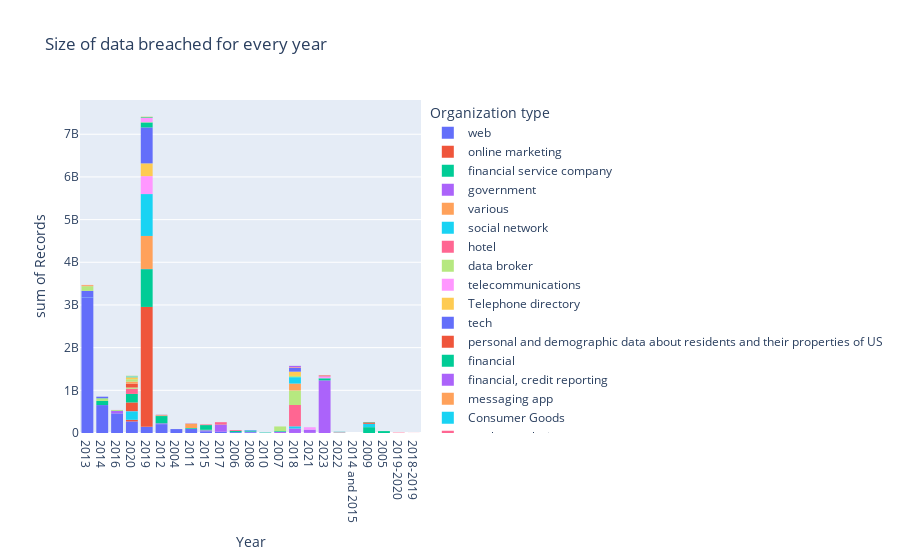

Notebook cell for this chart:
### Code cell
px.histogram(dataset, x='Year', y='Records', color='Organization type', title='Size of data breached for every year')

### Figure 1 — Plotly figure (JSON) as saved in the notebook; plotly's stock layout.template omitted (floating-point values rounded to 4 significant figures)
{"data": [{"alignmentgroup": "True", "bingroup": "x", "histfunc": "sum", "hovertemplate": "Organization type=web<br>Year=%{x}<br>sum of Records=%{y}<extra></extra>", "legendgroup": "web", "marker": {"color": "#636efa", "pattern": {"shape": ""}}, "name": "web", "offsetgroup": "web", "orientation": "v", "showlegend": true, "type": "histogram", "x": ["2013", "2014", "2016", "2020", "2014", "2019", "2012", "2004", "2012", "2013", "2013", "2013", "2016", "2011", "2015", "2017", "2011", "2012", "2006", "2008", "2011", "2011", "2012", "2012", "2015", "2011", "2014", "2019", "2016", "2014", "2010", "2015", "2007", "2016", "2010", "2020", "2011", "2013", "2018", "2014", "2014", "2013", "2012", "2012", "2021", "2021", "2013", "2014", "2011", "2016"], "xaxis": "x", "y": [3000000000, 500000000, 412214295, 270000000, 145000000, 140000000, 98167935, 92000000, 68648009, 65469298, 50000000, 50000000, 43430316, 35000000, 32000000, 28722877, 28000000, 24000000, 20000000, 18000000, 13200000, 10000000, 8000000, 8000000, 6054459, 6000000, 5000000, 4900000, 2500000, 2400000, 2300000, 2300000, 1600000, 1500000, 1500000, 1381735, 1000000, 1000000, 880000, 860000, 600000, 500000, 450000, 420000, 300000, 300000, 250000, 76000, 62000, 8800], "yaxis": "y"}, {"alignmentgroup": "True", "bingroup": "x", "histfunc": "sum", "hovertemplate": "Organization type=online marketing<br>Year=%{x}<br>sum of Records=%{y}<extra></extra>", "legendgroup": "online marketing", "marker": {"color": "#EF553B", "pattern": {"shape": ""}}, "name": "online marketing", "offsetgroup": "online marketing", "orientation": "v", "showlegend": true, "type": "histogram", "x": ["2019", "2019", "2020"], "xaxis": "x", "y": [2000000000, 809000000, 38000000], "yaxis": "y"}, {"alignmentgroup": "True", "bingroup": "x", "histfunc": "sum", "hovertemplate": "Organization type=financial service company<br>Year=%{x}<br>sum of Records=%{y}<extra></extra>", "legendgroup": "financial service company", "marker": {"color": "#00cc96", "pattern": {"shape": ""}}, "name": "financial service company", "offsetgroup": "financial service company", "orientation": "v", "showlegend": true, "type": "histogram", "x": ["2019"], "xaxis": "x", "y": [885000000], "yaxis": "y"}, {"alignmentgroup": "True", "bingroup": "x", "histfunc": "sum", "hovertemplate": "Organization type=government<br>Year=%{x}<br>sum of Records=%{y}<extra></extra>", "legendgroup": "government", "marker": {"color": "#ab63fa", "pattern": {"shape": ""}}, "name": "government", "offsetgroup": "government", "orientation": "v", "showlegend": true, "type": "histogram", "x": ["2023", "2023", "2018", "2016", "2023", "2018", "2023", "2007", "2015", "2012", "2012", "2008", "2019", "2008", "2011", "2007", "2012", "2008", "2008", "2023", "2012", "2015", "2010", "2010", "2011", "2011", "2013", "2011", "2020", "2013", "2007", "2008", "2008", "2016", "2013"], "xaxis": "x", "y": [810000000, 337225463, 60000000, 55000000, 50000000, 45000000, 34900867, 25000000, 21500000, 9000000, 6500000, 6000000, 5000000, 3950000, 3500000, 3000000, 2434899, 1700000, 1600000, 1279437, 800000, 680000, 392000, 251000, 210000, 180000, 160000, 123461, 104000, 100000, 89000, 84000, 50500, 30000, 16000], "yaxis": "y"}, {"alignmentgroup": "True", "bingroup": "x", "histfunc": "sum", "hovertemplate": "Organization type=various<br>Year=%{x}<br>sum of Records=%{y}<extra></extra>", "legendgroup": "various", "marker": {"color": "#FFA15A", "pattern": {"shape": ""}}, "name": "various", "offsetgroup": "various", "orientation": "v", "showlegend": true, "type": "histogram", "x": ["2019", "2022"], "xaxis": "x", "y": [773000000, 6400000], "yaxis": "y"}, {"alignmentgroup": "True", "bingroup": "x", "histfunc": "sum", "hovertemplate": "Organization type=social network<br>Year=%{x}<br>sum of Records=%{y}<extra></extra>", "legendgroup": "social network", "marker": {"color": "#19d3f3", "pattern": {"shape": ""}}, "name": "social network", "offsetgroup": "social network", "orientation": "v", "showlegend": true, "type": "histogram", "x": ["2019", "2019", "2020", "2019", "2018", "2013", "2019", "2018"], "xaxis": "x", "y": [540000000, 267000000, 200000000, 173000000, 50000000, 6000000, 1500000, 500000], "yaxis": "y"}, {"alignmentgroup": "True", "bingroup": "x", "histfunc": "sum", "hovertemplate": "Organization type=hotel<br>Year=%{x}<br>sum of Records=%{y}<extra></extra>", "legendgroup": "hotel", "marker": {"color": "#FF6692", "pattern": {"shape": ""}}, "name": "hotel", "offsetgroup": "hotel", "orientation": "v", "showlegend": true, "type": "histogram", "x": ["2018", "2020", "2014 and 2015"], "xaxis": "x", "y": [500000000, 5200000, 363000], "yaxis": "y"}, {"alignmentgroup": "True", "bingroup": "x", "histfunc": "sum", "hovertemplate": "Organization type=data broker<br>Year=%{x}<br>sum of Records=%{y}<extra></extra>", "legendgroup": "data broker", "marker": {"color": "#B6E880", "pattern": {"shape": ""}}, "name": "data broker", "offsetgroup": "data broker", "orientation": "v", "showlegend": true, "type": "histogram", "x": ["2018"], "xaxis": "x", "y": [340000000], "yaxis": "y"}, {"alignmentgroup": "True", "bingroup": "x", "histfunc": "sum", "hovertemplate": "Organization type=telecommunications<br>Year=%{x}<br>sum of Records=%{y}<extra></extra>", "legendgroup": "telecommunications", "marker": {"color": "#FF97FF", "pattern": {"shape": ""}}, "name": "telecommunications", "offsetgroup": "telecommunications", "orientation": "v", "showlegend": true, "type": "histogram", "x": ["2019", "2019", "2022"], "xaxis": "x", "y": [320000000, 100000000, 9800000], "yaxis": "y"}, {"alignmentgroup": "True", "bingroup": "x", "histfunc": "sum", "hovertemplate": "Organization type=Telephone directory<br>Year=%{x}<br>sum of Records=%{y}<extra></extra>", "legendgroup": "Telephone directory", "marker": {"color": "#FECB52", "pattern": {"shape": ""}}, "name": "Telephone directory", "offsetgroup": "Telephone directory", "orientation": "v", "showlegend": true, "type": "histogram", "x": ["2019"], "xaxis": "x", "y": [299055000], "yaxis": "y"}, {"alignmentgroup": "True", "bingroup": "x", "histfunc": "sum", "hovertemplate": "Organization type=tech<br>Year=%{x}<br>sum of Records=%{y}<extra></extra>", "legendgroup": "tech", "marker": {"color": "#636efa", "pattern": {"shape": ""}}, "name": "tech", "offsetgroup": "tech", "orientation": "v", "showlegend": true, "type": "histogram", "x": ["2019", "2019", "2019", "2013", "2019", "2019", "2013", "2013", "2013", "2014", "2009", "2015", "2021", "2014"], "xaxis": "x", "y": [275000000, 250000000, 202000000, 152000000, 108000000, 7500000, 2000000, 1000000, 1000000, 1000000, 573000, 500000, 275000, 50000], "yaxis": "y"}, {"alignmentgroup": "True", "bingroup": "x", "histfunc": "sum", "hovertemplate": "Organization type=personal and demographic data about residents and their properties of US<br>Year=%{x}<br>sum of Records=%{y}<extra></extra>", "legendgroup": "personal and demographic data about residents and their properties of US", "marker": {"color": "#EF553B", "pattern": {"shape": ""}}, "name": "personal and demographic data about residents and their properties of US", "offsetgroup": "personal and demographic data about residents and their properties of US", "orientation": "v", "showlegend": true, "type": "histogram", "x": ["2020"], "xaxis": "x", "y": [201000000], "yaxis": "y"}, {"alignmentgroup": "True", "bingroup": "x", "histfunc": "sum", "hovertemplate": "Organization type=financial<br>Year=%{x}<br>sum of Records=%{y}<extra></extra>", "legendgroup": "financial", "marker": {"color": "#00cc96", "pattern": {"shape": ""}}, "name": "financial", "offsetgroup": "financial", "orientation": "v", "showlegend": true, "type": "histogram", "x": ["2020", "2012", "2009", "2019", "2014", "2005", "2023", "2014", "2008", "2019", "2007", "2008", "2012", "2007", "2009", "2015", "2005", "2010", "2012", "2010", "2006", "2011", "2008", "2005", "2007", "2006", "2015", "2010", "2011", "2012", "2005", "2013", "2005", "2019", "2016", "2011", "2020"], "xaxis": "x", "y": [200000000, 160000000, 130000000, 106000000, 76000000, 40000000, 40000000, 20000000, 12500000, 9700000, 8500000, 8000000, 7000000, 6300000, 5000000, 4600000, 3900000, 3300000, 3000000, 2600000, 2600000, 2500000, 1500000, 1200000, 1000000, 960000, 720000, 400000, 360083, 260000, 200000, 150000, 125000, 98000, 60000, 34000, 30000], "yaxis": "y"}, {"alignmentgroup": "True", "bingroup": "x", "histfunc": "sum", "hovertemplate": "Organization type=financial, credit reporting<br>Year=%{x}<br>sum of Records=%{y}<extra></extra>", "legendgroup": "financial, credit reporting", "marker": {"color": "#ab63fa", "pattern": {"shape": ""}}, "name": "financial, credit reporting", "offsetgroup": "financial, credit reporting", "orientation": "v", "showlegend": true, "type": "histogram", "x": ["2017"], "xaxis": "x", "y": [163119000], "yaxis": "y"}, {"alignmentgroup": "True", "bingroup": "x", "histfunc": "sum", "hovertemplate": "Organization type=messaging app<br>Year=%{x}<br>sum of Records=%{y}<extra></extra>", "legendgroup": "messaging app", "marker": {"color": "#FFA15A", "pattern": {"shape": ""}}, "name": "messaging app", "offsetgroup": "messaging app", "orientation": "v", "showlegend": true, "type": "histogram", "x": ["2018"], "xaxis": "x", "y": [162000000], "yaxis": "y"}, {"alignmentgroup": "True", "bingroup": "x", "histfunc": "sum", "hovertemplate": "Organization type=Consumer Goods<br>Year=%{x}<br>sum of Records=%{y}<extra></extra>", "legendgroup": "Consumer Goods", "marker": {"color": "#19d3f3", "pattern": {"shape": ""}}, "name": "Consumer Goods", "offsetgroup": "Consumer Goods", "orientation": "v", "showlegend": true, "type": "histogram", "x": ["2018"], "xaxis": "x", "y": [150000000], "yaxis": "y"}, {"alignmentgroup": "True", "bingroup": "x", "histfunc": "sum", "hovertemplate": "Organization type=market analysis<br>Year=%{x}<br>sum of Records=%{y}<extra></extra>", "legendgroup": "market analysis", "marker": {"color": "#FF6692", "pattern": {"shape": ""}}, "name": "market analysis", "offsetgroup": "market analysis", "orientation": "v", "showlegend": true, "type": "histogram", "x": ["2020"], "xaxis": "x", "y": [120000000], "yaxis": "y"}, {"alignmentgroup": "True", "bingroup": "x", "histfunc": "sum", "hovertemplate": "Organization type=retail<br>Year=%{x}<br>sum of Records=%{y}<extra></extra>", "legendgroup": "retail", "marker": {"color": "#B6E880", "pattern": {"shape": ""}}, "name": "retail", "offsetgroup": "retail", "orientation": "v", "showlegend": true, "type": "histogram", "x": ["2013", "2007", "2014", "2020", "2018", "2016", "2007", "2019", "2015", "2007", "2014", "2005", "2015", "2014", "2007", "2019", "2011", "2015", "2011", "2008", "2022"], "xaxis": "x", "y": [110000000, 94000000, 56000000, 30000000, 28517244, 20000000, 8637405, 6800000, 5000000, 4200000, 3000000, 1400000, 1300000, 1100000, 800000, 461091, 283000, 250000, 200000, 97000, 95000], "yaxis": "y"}, {"alignmentgroup": "True", "bingroup": "x", "histfunc": "sum", "hovertemplate": "Organization type=local search<br>Year=%{x}<br>sum of Records=%{y}<extra></extra>", "legendgroup": "local search", "marker": {"color": "#FF97FF", "pattern": {"shape": ""}}, "name": "local search", "offsetgroup": "local search", "orientation": "v", "showlegend": true, "type": "histogram", "x": ["2019"], "xaxis": "x", "y": [100000000], "yaxis": "y"}, {"alignmentgroup": "True", "bingroup": "x", "histfunc": "sum", "hovertemplate": "Organization type=Question & Answer<br>Year=%{x}<br>sum of Records=%{y}<extra></extra>", "legendgroup": "Question & Answer", "marker": {"color": "#FECB52", "pattern": {"shape": ""}}, "name": "Question & Answer", "offsetgroup": "Question & Answer", "orientation": "v", "showlegend": true, "type": "histogram", "x": ["2018"], "xaxis": "x", "y": [100000000], "yaxis": "y"}, {"alignmentgroup": "True", "bingroup": "x", "histfunc": "sum", "hovertemplate": "Organization type=genealogy<br>Year=%{x}<br>sum of Records=%{y}<extra></extra>", "legendgroup": "genealogy", "marker": {"color": "#636efa", "pattern": {"shape": ""}}, "name": "genealogy", "offsetgroup": "genealogy", "orientation": "v", "showlegend": true, "type": "histogram", "x": ["2018"], "xaxis": "x", "y": [92283889], "yaxis": "y"}, {"alignmentgroup": "True", "bingroup": "x", "histfunc": "sum", "hovertemplate": "Organization type=online shopping<br>Year=%{x}<br>sum of Records=%{y}<extra></extra>", "legendgroup": "online shopping", "marker": {"color": "#EF553B", "pattern": {"shape": ""}}, "name": "online shopping", "offsetgroup": "online shopping", "orientation": "v", "showlegend": true, "type": "histogram", "x": ["2020", "2022"], "xaxis": "x", "y": [91000000, 1648922], "yaxis": "y"}, {"alignmentgroup": "True", "bingroup": "x", "histfunc": "sum", "hovertemplate": "Organization type=healthcare<br>Year=%{x}<br>sum of Records=%{y}<extra></extra>", "legendgroup": "healthcare", "marker": {"color": "#00cc96", "pattern": {"shape": ""}}, "name": "healthcare", "offsetgroup": "healthcare", "orientation": "v", "showlegend": true, "type": "histogram", "x": ["2015", "2019", "2023", "2015", "2015", "2022", "2011", "2012", "2015", "2014", "2011", "2017", "2015", "2016", "2011", "2010", "2021", "2009", "2015", "2011", "2009", "2019", "2010", "2009", "2010", "2011", "2009", "2011", "2010", "2020", "2013", "2012", "2011", "2010", "2010", "2020", "2007", "2021", "2010", "2020", "2010", "2011", "2013", "2021", "2018", "2017", "2019", "2016"], "xaxis": "x", "y": [80000000, 15000000, 11270000, 11000000, 10000000, 9700000, 8300000, 6400000, 4500000, 4500000, 4243434, 4000000, 3900000, 2200000, 1900000, 1700000, 1600000, 1220000, 1100000, 1055489, 1023209, 808000, 800000, 531400, 515000, 514330, 500000, 400000, 398000, 391250, 344579, 315000, 300000, 231400, 180111, 175350, 160000, 156000, 130495, 130000, 105470, 102153, 100000, 91000, 75000, 25000, 14200, 6700], "yaxis": "y"}, {"alignmentgroup": "True", "bingroup": "x", "histfunc": "sum", "hovertemplate": "Organization type=healthcare, retail<br>Year=%{x}<br>sum of Records=%{y}<extra></extra>", "legendgroup": "healthcare, retail", "marker": {"color": "#ab63fa", "pattern": {"shape": ""}}, "name": "healthcare, retail", "offsetgroup": "healthcare, retail", "orientation": "v", "showlegend": true, "type": "histogram", "x": ["2021"], "xaxis": "x", "y": [77093812], "yaxis": "y"}, {"alignmentgroup": "True", "bingroup": "x", "histfunc": "sum", "hovertemplate": "Organization type=gaming<br>Year=%{x}<br>sum of Records=%{y}<extra></extra>", "legendgroup": "gaming", "marker": {"color": "#FFA15A", "pattern": {"shape": ""}}, "name": "gaming", "offsetgroup": "gaming", "orientation": "v", "showlegend": true, "type": "histogram", "x": ["2011", "2020", "2011", "2012", "2018", "2016", "2011", "2013", "2011", "2020"], "xaxis": "x", "y": [77000000, 46000000, 24600000, 14000000, 7633234, 1500000, 1290755, 240000, 200000, 160000], "yaxis": "y"}, {"alignmentgroup": "True", "bingroup": "x", "histfunc": "sum", "hovertemplate": "Organization type=military<br>Year=%{x}<br>sum of Records=%{y}<extra></extra>", "legendgroup": "military", "marker": {"color": "#19d3f3", "pattern": {"shape": ""}}, "name": "military", "offsetgroup": "military", "orientation": "v", "showlegend": true, "type": "histogram", "x": ["2009", "2011", "2010", "2009", "2009", "2011"], "xaxis": "x", "y": [76000000, 935000, 260000, 131000, 72000, 50000], "yaxis": "y"}, {"alignmentgroup": "True", "bingroup": "x", "histfunc": "sum", "hovertemplate": "Organization type=transport<br>Year=%{x}<br>sum of Records=%{y}<extra></extra>", "legendgroup": "transport", "marker": {"color": "#FF6692", "pattern": {"shape": ""}}, "name": "transport", "offsetgroup": "transport", "orientation": "v", "showlegend": true, "type": "histogram", "x": ["2017", "2018", "2019-2020", "2018", "2023", "2014", "2018"], "xaxis": "x", "y": [57000000, 9400000, 9002208, 500000, 75000, 52000, 20000], "yaxis": "y"}, {"alignmentgroup": "True", "bingroup": "x", "histfunc": "sum", "hovertemplate": "Organization type=background check<br>Year=%{x}<br>sum of Records=%{y}<extra></extra>", "legendgroup": "background check", "marker": {"color": "#B6E880", "pattern": {"shape": ""}}, "name": "background check", "offsetgroup": "background check", "orientation": "v", "showlegend": true, "type": "histogram", "x": ["2020"], "xaxis": "x", "y": [56000000], "yaxis": "y"}, {"alignmentgroup": "True", "bingroup": "x", "histfunc": "sum", "hovertemplate": "Organization type=telecom<br>Year=%{x}<br>sum of Records=%{y}<extra></extra>", "legendgroup": "telecom", "marker": {"color": "#FF97FF", "pattern": {"shape": ""}}, "name": "telecom", "offsetgroup": "telecom", "orientation": "v", "showlegend": true, "type": "histogram", "x": ["2021", "2023"], "xaxis": "x", "y": [45000000, 37000000], "yaxis": "y"}, {"alignmentgroup": "True", "bingroup": "x", "histfunc": "sum", "hovertemplate": "Organization type=social media<br>Year=%{x}<br>sum of Records=%{y}<extra></extra>", "legendgroup": "social media", "marker": {"color": "#FECB52", "pattern": {"shape": ""}}, "name": "social media", "offsetgroup": "social media", "orientation": "v", "showlegend": true, "type": "histogram", "x": ["2020", "2020"], "xaxis": "x", "y": [42000000, 4000000], "yaxis": "y"}, {"alignmentgroup": "True", "bingroup": "x", "histfunc": "sum", "hovertemplate": "Organization type=educational services<br>Year=%{x}<br>sum of Records=%{y}<extra></extra>", "legendgroup": "educational services", "marker": {"color": "#636efa", "pattern": {"shape": ""}}, "name": "educational services", "offsetgroup": "educational services", "orientation": "v", "showlegend": true, "type": "histogram", "x": ["2014", "2023"], "xaxis": "x", "y": [35040000, 2676696], "yaxis": "y"}, {"alignmentgroup": "True", "bingroup": "x", "histfunc": "sum", "hovertemplate": "Organization type=web, gaming<br>Year=%{x}<br>sum of Records=%{y}<extra></extra>", "legendgroup": "web, gaming", "marker": {"color": "#EF553B", "pattern": {"shape": ""}}, "name": "web, gaming", "offsetgroup": "web, gaming", "orientation": "v", "showlegend": true, "type": "histogram", "x": ["2009"], "xaxis": "x", "y": [32000000], "yaxis": "y"}, {"alignmentgroup": "True", "bingroup": "x", "histfunc": "sum", "hovertemplate": "Organization type=government, military<br>Year=%{x}<br>sum of Records=%{y}<extra></extra>", "legendgroup": "government, military", "marker": {"color": "#00cc96", "pattern": {"shape": ""}}, "name": "government, military", "offsetgroup": "government, military", "orientation": "v", "showlegend": true, "type": "histogram", "x": ["2006"], "xaxis": "x", "y": [26500000], "yaxis": "y"}, {"alignmentgroup": "True", "bingroup": "x", "histfunc": "sum", "hovertemplate": "Organization type=ticket distribution<br>Year=%{x}<br>sum of Records=%{y}<extra></extra>", "legendgroup": "ticket distribution", "marker": {"color": "#ab63fa", "pattern": {"shape": ""}}, "name": "ticket distribution", "offsetgroup": "ticket distribution", "orientation": "v", "showlegend": true, "type": "histogram", "x": ["2018"], "xaxis": "x", "y": [26151608], "yaxis": "y"}, {"alignmentgroup": "True", "bingroup": "x", "histfunc": "sum", "hovertemplate": "Organization type=tech, web<br>Year=%{x}<br>sum of Records=%{y}<extra></extra>", "legendgroup": "tech, web", "marker": {"color": "#FFA15A", "pattern": {"shape": ""}}, "name": "tech, web", "offsetgroup": "tech, web", "orientation": "v", "showlegend": true, "type": "histogram", "x": ["2013"], "xaxis": "x", "y": [22000000], "yaxis": "y"}, {"alignmentgroup": "True", "bingroup": "x", "histfunc": "sum", "hovertemplate": "Organization type=QR code payment<br>Year=%{x}<br>sum of Records=%{y}<extra></extra>", "legendgroup": "QR code payment", "marker": {"color": "#19d3f3", "pattern": {"shape": ""}}, "name": "QR code payment", "offsetgroup": "QR code payment", "orientation": "v", "showlegend": true, "type": "histogram", "x": ["2020"], "xaxis": "x", "y": [20076016], "yaxis": "y"}, {"alignmentgroup": "True", "bingroup": "x", "histfunc": "sum", "hovertemplate": "Organization type=telecoms<br>Year=%{x}<br>sum of Records=%{y}<extra></extra>", "legendgroup": "telecoms", "marker": {"color": "#FF6692", "pattern": {"shape": ""}}, "name": "telecoms", "offsetgroup": "telecoms", "orientation": "v", "showlegend": true, "type": "histogram", "x": ["2006", "2015", "2023", "2012", "2023", "2006", "2013", "2017", "2016", "2013", "2010", "2008", "2018", "2016"], "xaxis": "x", "y": [17000000, 15000000, 9000000, 8700000, 5960000, 4000000, 2000000, 1900000, 1500000, 170000, 114000, 113000, 100000, 40000], "yaxis": "y"}, {"alignmentgroup": "True", "bingroup": "x", "histfunc": "sum", "hovertemplate": "Organization type=social networking<br>Year=%{x}<br>sum of Records=%{y}<extra></extra>", "legendgroup": "social networking", "marker": {"color": "#B6E880", "pattern": {"shape": ""}}, "name": "social networking", "offsetgroup": "social networking", "orientation": "v", "showlegend": true, "type": "histogram", "x": ["2020"], "xaxis": "x", "y": [14870304], "yaxis": "y"}, {"alignmentgroup": "True", "bingroup": "x", "histfunc": "sum", "hovertemplate": "Organization type=tech, retail<br>Year=%{x}<br>sum of Records=%{y}<extra></extra>", "legendgroup": "tech, retail", "marker": {"color": "#FF97FF", "pattern": {"shape": ""}}, "name": "tech, retail", "offsetgroup": "tech, retail", "orientation": "v", "showlegend": true, "type": "histogram", "x": ["2021", "2006"], "xaxis": "x", "y": [12367232, 200000], "yaxis": "y"}, {"alignmentgroup": "True", "bingroup": "x", "histfunc": "sum", "hovertemplate": "Organization type=Clinical Laboratory<br>Year=%{x}<br>sum of Records=%{y}<extra></extra>", "legendgroup": "Clinical Laboratory", "marker": {"color": "#FECB52", "pattern": {"shape": ""}}, "name": "Clinical Laboratory", "offsetgroup": "Clinical Laboratory", "orientation": "v", "showlegend": true, "type": "histogram", "x": ["2019"], "xaxis": "x", "y": [11900000], "yaxis": "y"}, {"alignmentgroup": "True", "bingroup": "x", "histfunc": "sum", "hovertemplate": "Organization type=energy<br>Year=%{x}<br>sum of Records=%{y}<extra></extra>", "legendgroup": "energy", "marker": {"color": "#636efa", "pattern": {"shape": ""}}, "name": "energy", "offsetgroup": "energy", "orientation": "v", "showlegend": true, "type": "histogram", "x": ["2008", "2012", "2022", "2013"], "xaxis": "x", "y": [11100000, 1800000, 1300000, 110000], "yaxis": "y"}, {"alignmentgroup": "True", "bingroup": "x", "histfunc": "sum", "hovertemplate": "Organization type=hotel/casino<br>Year=%{x}<br>sum of Records=%{y}<extra></extra>", "legendgroup": "hotel/casino", "marker": {"color": "#EF553B", "pattern": {"shape": ""}}, "name": "hotel/casino", "offsetgroup": "hotel/casino", "orientation": "v", "showlegend": true, "type": "histogram", "x": ["2023"], "xaxis": "x", "y": [10600000], "yaxis": "y"}, {"alignmentgroup": "True", "bingroup": "x", "histfunc": "sum", "hovertemplate": "Organization type=government, healthcare<br>Year=%{x}<br>sum of Records=%{y}<extra></extra>", "legendgroup": "government, healthcare", "marker": {"color": "#00cc96", "pattern": {"shape": ""}}, "name": "government, healthcare", "offsetgroup": "government, healthcare", "orientation": "v", "showlegend": true, "type": "histogram", "x": ["2009", "2012"], "xaxis": "x", "y": [8257378, 780000], "yaxis": "y"}, {"alignmentgroup": "True", "bingroup": "x", "histfunc": "sum", "hovertemplate": "Organization type=military, healthcare<br>Year=%{x}<br>sum of Records=%{y}<extra></extra>", "legendgroup": "military, healthcare", "marker": {"color": "#ab63fa", "pattern": {"shape": ""}}, "name": "military, healthcare", "offsetgroup": "military, healthcare", "orientation": "v", "showlegend": true, "type": "histogram", "x": ["2011"], "xaxis": "x", "y": [4901432], "yaxis": "y"}, {"alignmentgroup": "True", "bingroup": "x", "histfunc": "sum", "hovertemplate": "Organization type=web, tech<br>Year=%{x}<br>sum of Records=%{y}<extra></extra>", "legendgroup": "web, tech", "marker": {"color": "#FFA15A", "pattern": {"shape": ""}}, "name": "web, tech", "offsetgroup": "web, tech", "orientation": "v", "showlegend": true, "type": "histogram", "x": ["2013"], "xaxis": "x", "y": [4700000], "yaxis": "y"}, {"alignmentgroup": "True", "bingroup": "x", "histfunc": "sum", "hovertemplate": "Organization type=academic<br>Year=%{x}<br>sum of Records=%{y}<extra></extra>", "legendgroup": "academic", "marker": {"color": "#19d3f3", "pattern": {"shape": ""}}, "name": "academic", "offsetgroup": "academic", "orientation": "v", "showlegend": true, "type": "histogram", "x": ["2008", "2008", "2019", "2010", "2014", "2019", "2009", "2013", "2016", "2011", "2008", "2016", "2010"], "xaxis": "x", "y": [2200000, 2100000, 1164540, 760000, 300000, 200000, 160000, 125000, 80000, 73000, 72000, 63000, 43000], "yaxis": "y"}, {"alignmentgroup": "True", "bingroup": "x", "histfunc": "sum", "hovertemplate": "Organization type=restaurant<br>Year=%{x}<br>sum of Records=%{y}<extra></extra>", "legendgroup": "restaurant", "marker": {"color": "#FF6692", "pattern": {"shape": ""}}, "name": "restaurant", "offsetgroup": "restaurant", "orientation": "v", "showlegend": true, "type": "histogram", "x": ["2018-2019"], "xaxis": "x", "y": [2000000], "yaxis": "y"}, {"alignmentgroup": "True", "bingroup": "x", "histfunc": "sum", "hovertemplate": "Organization type=government, database<br>Year=%{x}<br>sum of Records=%{y}<extra></extra>", "legendgroup": "government, database", "marker": {"color": "#B6E880", "pattern": {"shape": ""}}, "name": "government, database", "offsetgroup": "government, database", "orientation": "v", "showlegend": true, "type": "histogram", "x": ["2018"], "xaxis": "x", "y": [1500000], "yaxis": "y"}, {"alignmentgroup": "True", "bingroup": "x", "histfunc": "sum", "hovertemplate": "Organization type=media<br>Year=%{x}<br>sum of Records=%{y}<extra></extra>", "legendgroup": "media", "marker": {"color": "#FF97FF", "pattern": {"shape": ""}}, "name": "media", "offsetgroup": "media", "orientation": "v", "showlegend": true, "type": "histogram", "x": ["2011", "2016"], "xaxis": "x", "y": [1270000, 430000], "yaxis": "y"}, {"alignmentgroup": "True", "bingroup": "x", "histfunc": "sum", "hovertemplate": "Organization type=special public corporation<br>Year=%{x}<br>sum of Records=%{y}<extra></extra>", "legendgroup": "special public corporation", "marker": {"color": "#FECB52", "pattern": {"shape": ""}}, "name": "special public corporation", "offsetgroup": "special public corporation", "orientation": "v", "showlegend": true, "type": "histogram", "x": ["2015"], "xaxis": "x", "y": [1250000], "yaxis": "y"}, {"alignmentgroup": "True", "bingroup": "x", "histfunc": "sum", "hovertemplate": "Organization type=hosting provider<br>Year=%{x}<br>sum of Records=%{y}<extra></extra>", "legendgroup": "hosting provider", "marker": {"color": "#636efa", "pattern": {"shape": ""}}, "name": "hosting provider", "offsetgroup": "hosting provider", "orientation": "v", "showlegend": true, "type": "histogram", "x": ["2021"], "xaxis": "x", "y": [1107034], "yaxis": "y"}, {"alignmentgroup": "True", "bingroup": "x", "histfunc": "sum", "hovertemplate": "Organization type=mobile carrier<br>Year=%{x}<br>sum of Records=%{y}<extra></extra>", "legendgroup": "mobile carrier", "marker": {"color": "#EF553B", "pattern": {"shape": ""}}, "name": "mobile carrier", "offsetgroup": "mobile carrier", "orientation": "v", "showlegend": true, "type": "histogram", "x": ["2020"], "xaxis": "x", "y": [900000], "yaxis": "y"}, {"alignmentgroup": "True", "bingroup": "x", "histfunc": "sum", "hovertemplate": "Organization type=humanitarian<br>Year=%{x}<br>sum of Records=%{y}<extra></extra>", "legendgroup": "humanitarian", "marker": {"color": "#00cc96", "pattern": {"shape": ""}}, "name": "humanitarian", "offsetgroup": "humanitarian", "orientation": "v", "showlegend": true, "type": "histogram", "x": ["2022"], "xaxis": "x", "y": [515000], "yaxis": "y"}, {"alignmentgroup": "True", "bingroup": "x", "histfunc": "sum", "hovertemplate": "Organization type=shopping<br>Year=%{x}<br>sum of Records=%{y}<extra></extra>", "legendgroup": "shopping", "marker": {"color": "#ab63fa", "pattern": {"shape": ""}}, "name": "shopping", "offsetgroup": "shopping", "orientation": "v", "showlegend": true, "type": "histogram", "x": ["2004"], "xaxis": "x", "y": [510000], "yaxis": "y"}, {"alignmentgroup": "True", "bingroup": "x", "histfunc": "sum", "hovertemplate": "Organization type=health<br>Year=%{x}<br>sum of Records=%{y}<extra></extra>", "legendgroup": "health", "marker": {"color": "#FFA15A", "pattern": {"shape": ""}}, "name": "health", "offsetgroup": "health", "orientation": "v", "showlegend": true, "type": "histogram", "x": ["2021"], "xaxis": "x", "y": [500000], "yaxis": "y"}, {"alignmentgroup": "True", "bingroup": "x", "histfunc": "sum", "hovertemplate": "Organization type=publisher (magazine)<br>Year=%{x}<br>sum of Records=%{y}<extra></extra>", "legendgroup": "publisher (magazine)", "marker": {"color": "#19d3f3", "pattern": {"shape": ""}}, "name": "publisher (magazine)", "offsetgroup": "publisher (magazine)", "orientation": "v", "showlegend": true, "type": "histogram", "x": ["2020"], "xaxis": "x", "y": [380000], "yaxis": "y"}, {"alignmentgroup": "True", "bingroup": "x", "histfunc": "sum", "hovertemplate": "Organization type=phone accessories<br>Year=%{x}<br>sum of Records=%{y}<extra></extra>", "legendgroup": "phone accessories", "marker": {"color": "#FF6692", "pattern": {"shape": ""}}, "name": "phone accessories", "offsetgroup": "phone accessories", "orientation": "v", "showlegend": true, "type": "histogram", "x": ["2020"], "xaxis": "x", "y": [377428], "yaxis": "y"}, {"alignmentgroup": "True", "bingroup": "x", "histfunc": "sum", "hovertemplate": "Organization type=game<br>Year=%{x}<br>sum of Records=%{y}<extra></extra>", "legendgroup": "game", "marker": {"color": "#B6E880", "pattern": {"shape": ""}}, "name": "game", "offsetgroup": "game", "orientation": "v", "showlegend": true, "type": "histogram", "x": ["2020"], "xaxis": "x", "y": [350000], "yaxis": "y"}, {"alignmentgroup": "True", "bingroup": "x", "histfunc": "sum", "hovertemplate": "Organization type=bureau<br>Year=%{x}<br>sum of Records=%{y}<extra></extra>", "legendgroup": "bureau", "marker": {"color": "#FF97FF", "pattern": {"shape": ""}}, "name": "bureau", "offsetgroup": "bureau", "orientation": "v", "showlegend": true, "type": "histogram", "x": ["2023"], "xaxis": "x", "y": [256000], "yaxis": "y"}, {"alignmentgroup": "True", "bingroup": "x", "histfunc": "sum", "hovertemplate": "Organization type=web, military<br>Year=%{x}<br>sum of Records=%{y}<extra></extra>", "legendgroup": "web, military", "marker": {"color": "#FECB52", "pattern": {"shape": ""}}, "name": "web, military", "offsetgroup": "web, military", "orientation": "v", "showlegend": true, "type": "histogram", "x": ["2012"], "xaxis": "x", "y": [163792], "yaxis": "y"}, {"alignmentgroup": "True", "bingroup": "x", "histfunc": "sum", "hovertemplate": "Organization type=fashion<br>Year=%{x}<br>sum of Records=%{y}<extra></extra>", "legendgroup": "fashion", "marker": {"color": "#636efa", "pattern": {"shape": ""}}, "name": "fashion", "offsetgroup": "fashion", "orientation": "v", "showlegend": true, "type": "histogram", "x": ["2018"], "xaxis": "x", "y": [123857], "yaxis": "y"}, {"alignmentgroup": "True", "bingroup": "x", "histfunc": "sum", "hovertemplate": "Organization type=banking<br>Year=%{x}<br>sum of Records=%{y}<extra></extra>", "legendgroup": "banking", "marker": {"color": "#EF553B", "pattern": {"shape": ""}}, "name": "banking", "offsetgroup": "banking", "orientation": "v", "showlegend": true, "type": "histogram", "x": ["2018"], "xaxis": "x", "y": [90000], "yaxis": "y"}, {"alignmentgroup": "True", "bingroup": "x", "histfunc": "sum", "hovertemplate": "Organization type=advertising<br>Year=%{x}<br>sum of Records=%{y}<extra></extra>", "legendgroup": "advertising", "marker": {"color": "#00cc96", "pattern": {"shape": ""}}, "name": "advertising", "offsetgroup": "advertising", "orientation": "v", "showlegend": true, "type": "histogram", "x": ["2018"], "xaxis": "x", "y": [75000], "yaxis": "y"}, {"alignmentgroup": "True", "bingroup": "x", "histfunc": "sum", "hovertemplate": "Organization type=political<br>Year=%{x}<br>sum of Records=%{y}<extra></extra>", "legendgroup": "political", "marker": {"color": "#ab63fa", "pattern": {"shape": ""}}, "name": "political", "offsetgroup": "political", "orientation": "v", "showlegend": true, "type": "histogram", "x": ["2016"], "xaxis": "x", "y": [19252], "yaxis": "y"}, {"alignmentgroup": "True", "bingroup": "x", "histfunc": "sum", "hovertemplate": "Organization type=computer services for charities<br>Year=%{x}<br>sum of Records=%{y}<extra></extra>", "legendgroup": "computer services for charities", "marker": {"color": "#FFA15A", "pattern": {"shape": ""}}, "name": "computer services for charities", "offsetgroup": "computer services for charities", "orientation": "v", "showlegend": true, "type": "histogram", "x": ["2023"], "xaxis": "x", "y": [1000], "yaxis": "y"}, {"alignmentgroup": "True", "bingroup": "x", "histfunc": "sum", "hovertemplate": "Organization type=consulting, accounting<br>Year=%{x}<br>sum of Records=%{y}<extra></extra>", "legendgroup": "consulting, accounting", "marker": {"color": "#19d3f3", "pattern": {"shape": ""}}, "name": "consulting, accounting", "offsetgroup": "consulting, accounting", "orientation": "v", "showlegend": true, "type": "histogram", "x": ["2017"], "xaxis": "x", "y": [350], "yaxis": "y"}, {"alignmentgroup": "True", "bingroup": "x", "histfunc": "sum", "hovertemplate": "Organization type=malware tools<br>Year=%{x}<br>sum of Records=%{y}<extra></extra>", "legendgroup": "malware tools", "marker": {"color": "#FF6692", "pattern": {"shape": ""}}, "name": "malware tools", "offsetgroup": "malware tools", "orientation": "v", "showlegend": true, "type": "histogram", "x": ["2017"], "xaxis": "x", "y": [91], "yaxis": "y"}], "layout": {"barmode": "relative", "legend": {"title": {"text": "Organization type"}, "tracegroupgap": 0}, "title": {"text": "Size of data breached for every year"}, "xaxis": {"anchor": "y", "domain": [0, 1], "title": {"text": "Year"}}, "yaxis": {"anchor": "x", "domain": [0, 1], "title": {"text": "sum of Records"}}}}
